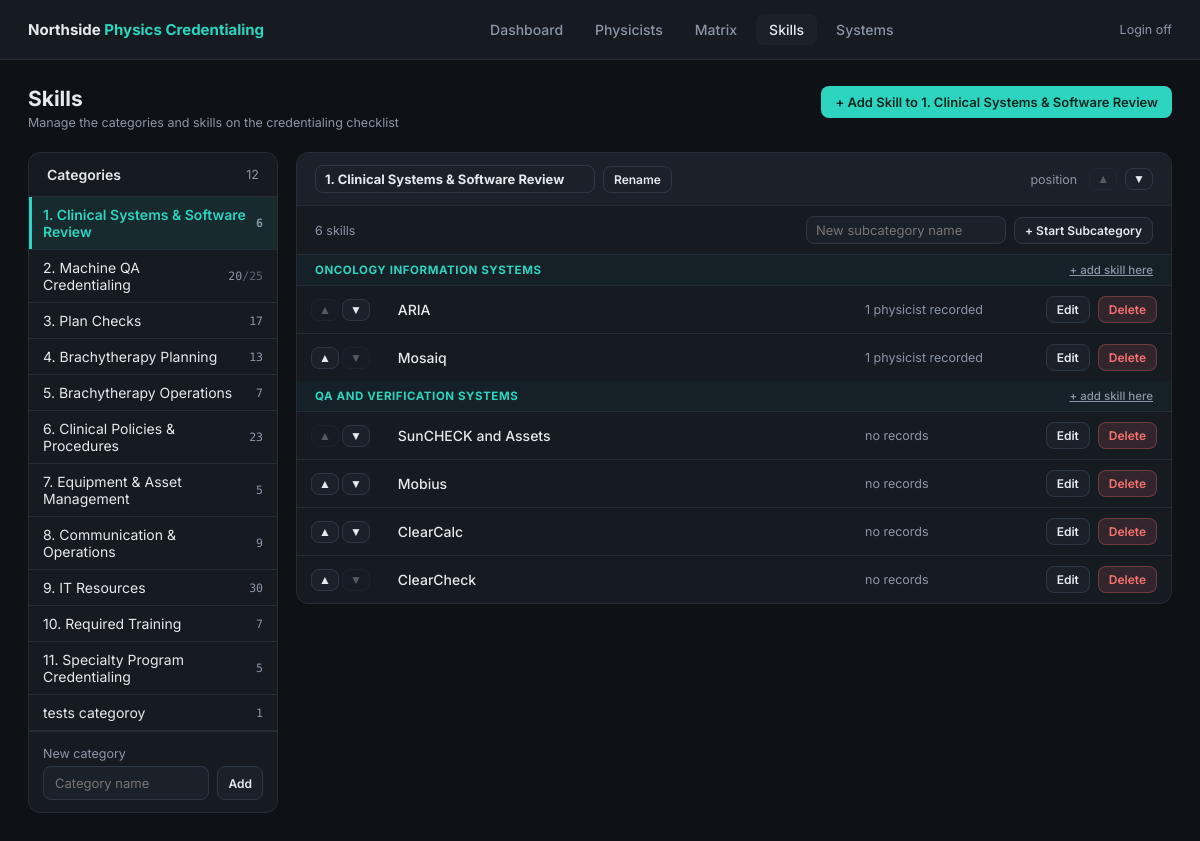
Screenshot of /skills/ with the database file from the repository.
### credentialing/models.py (models this page shows, shortened)
class SkillCategory(models.Model):
    name = models.CharField(max_length=200, unique=True)
    order = models.PositiveIntegerField(default=0)
    class Meta:
        ordering = ['order', 'name']
        verbose_name_plural = 'skill categories'

class Skill(models.Model):
    category = models.ForeignKey(SkillCategory, on_delete=models.CASCADE, related_name='skills')
    subcategory = models.CharField(max_length=200, blank=True,
                                   help_text="Optional grouping within the category (e.g. 'Daily QA', 'HDR Operations')")
    name = models.CharField(max_length=250)
    order = models.PositiveIntegerField(default=0)
    as_applicable = models.BooleanField(
        default=False,
        help_text="Skill only applies to some physicists (e.g. Gamma Knife, MR-Linac)")
    renewal_months = models.PositiveIntegerField(
        null=True, blank=True,
        help_text="If set, the credential expires this many months after completion "
                  "(12 = annual training, 3 = quarterly). Blank = never expires.")
    system_type = models.CharField(
        max_length=10, blank=True, choices=TreatmentSystem.TYPE_CHOICES,
        help_text="If set, this skill is credentialed separately on each active system of "
                  "this type (e.g. once per linac). Blank = a single checkbox.")
    requirement = models.TextField(
        blank=True,
        help_text="Minimum cases, who proctors, and any guidance shown above the checklist "
                  "(e.g. 'Minimum 4 cases: 2 observed, 2 proctored with a senior physicist').")
    min_cases = models.PositiveIntegerField(
        null=True, blank=True,
        help_text="Number of logged cases needed before sign-off. Blank = no case log target.")
    is_active = models.BooleanField(default=True)
    class Meta:
        ordering = ['category__order', 'order', 'name']
        unique_together = [('category', 'subcategory', 'name')]
    @property
    def is_per_system(self):
        return bool(self.system_type)

### credentialing/views.py (the view)
# urls.py: path('skills/', views.skill_list, name='skill_list'),
@admin_required
def skill_list(request):
    show_inactive = request.GET.get('inactive') == '1'
    all_categories = list(SkillCategory.objects.prefetch_related('skills'))
    selected = None
    wanted = request.GET.get('category', '')
    for cat in all_categories:
        if str(cat.pk) == wanted:
            selected = cat
    if selected is None and all_categories:
        selected = all_categories[0]
    sidebar = []
    for cat in all_categories:
        skills = list(cat.skills.all())
        sidebar.append({
            'category': cat,
            'active_count': sum(1 for s in skills if s.is_active),
            'total_count': len(skills),
            'is_selected': selected is not None and cat.pk == selected.pk,
        })
    groups, inactive_count, skill_count = [], 0, 0
    if selected is not None:
        seen = {}
        skills = list(selected.skills.prefetch_related('credentials'))
        for skill in skills:
            if not skill.is_active:
                inactive_count += 1
                if not show_inactive:
                    continue
            skill_count += 1
            key = skill.subcategory
            if key not in seen:
                seen[key] = {'subcategory': key, 'skills': []}
                groups.append(seen[key])
            seen[key]['skills'].append({
                'skill': skill,
                'credential_count': sum(1 for c in skill.credentials.all()
                                        if c.status != 'not_started'),
            })
        for g in groups:
            rows = g['skills']
            for i, row in enumerate(rows):
                row['is_first'] = i == 0
                row['is_last'] = i == len(rows) - 1
    idx = next((i for i, c in enumerate(all_categories) if selected and c.pk == selected.pk), -1)
    return render(request, 'credentialing/skill_list.html', {
        'sidebar': sidebar,
        'selected': selected,
        'selected_is_first': idx == 0,
        'selected_is_last': idx == len(all_categories) - 1,
        'selected_total': len(selected.skills.all()) if selected else 0,
        'groups': groups,
        'skill_count': skill_count,
        'inactive_count': inactive_count,
        'show_inactive': show_inactive,
        'is_admin': True,
    })

### credentialing/views.py (called while the page is built, shortened)
def admin_required(view):
    @wraps(view)
    def wrapper(request, *args, **kwargs):
        if not login_enabled():
            return view(request, *args, **kwargs)
    return wrapper

### credentialing/templates/credentialing/skill_list.html (shortened to what this page needs)
{% extends "credentialing/base.html" %}
{% block content %}
<div class="page-header">
  <div>
    <h1>Skills</h1>
    <p class="text-muted text-sm mt-1">Manage the categories and skills on the credentialing checklist</p>
  </div>
  {% if selected %}<a href="/skills/add/?category={{ selected.pk }}" class="btn btn-primary">+ Add Skill to {{ selected.name }}</a>{% endif %}
</div>
<div class="split">
  <div class="card" style="margin-bottom:0;">
    <div class="card-title">Categories <span class="text-muted text-sm" style="font-weight:400;">{{ sidebar|length }}</span></div>
    <ul class="side-list">
      {% for item in sidebar %}
      <li><a href="/skills/?category={{ item.category.pk }}{% if show_inactive %}&inactive=1{% endif %}" {% if item.is_selected %}class="active"{% endif %}>
        <span>{{ item.category.name }}</span>
        <span class="count">{{ item.active_count }}{% if item.total_count != item.active_count %}<span style="opacity:.6;">/{{ item.total_count }}</span>{% endif %}</span>
      </a></li>
      {% empty %}
      <li class="empty-state" style="padding:14px;">No categories yet.</li>
      {% endfor %}
    </ul>
    <form method="post" action="/skills/categories/add/" style="padding:12px 14px;border-top:1px solid var(--border);">{% csrf_token %}
      <label class="text-muted text-sm">New category</label>
      <div class="flex gap-2" style="margin-top:5px;">
        <input name="name" class="form-control" placeholder="Category name" required>
        <button type="submit" class="btn btn-ghost btn-sm">Add</button>
      </div>
    </form>
  </div>
  <div>
  {% if selected %}
    <div class="card">
      <div class="cat-header flex items-center gap-2" style="justify-content:space-between;flex-wrap:wrap;">
        <form method="post" action="/skills/categories/{{ selected.pk }}/rename/" class="flex items-center gap-2">{% csrf_token %}
          <input name="name" value="{{ selected.name }}" class="form-control" style="width:280px;font-weight:700;padding:5px 9px;" required>
          <button type="submit" class="btn btn-ghost btn-sm">Rename</button>
        </form>
        <div class="flex items-center gap-2">
          <span class="text-muted text-sm" style="font-weight:400;margin-right:4px;">position</span>
          <form method="post" action="/skills/categories/{{ selected.pk }}/move/up/">{% csrf_token %}<button class="btn btn-ghost btn-icon" title="Move category up" {% if selected_is_first %}disabled{% endif %}>&#9650;</button></form>
          <form method="post" action="/skills/categories/{{ selected.pk }}/move/down/">{% csrf_token %}<button class="btn btn-ghost btn-icon" title="Move category down" {% if selected_is_last %}disabled{% endif %}>&#9660;</button></form>
        </div>
      </div>
      <div class="flex items-center gap-2" style="padding:10px 18px;border-bottom:1px solid var(--border);justify-content:space-between;flex-wrap:wrap;">
        <span class="text-muted text-sm">{{ skill_count }} skill{{ skill_count|pluralize }}
        </span>
        <form method="get" action="/skills/add/" class="flex items-center gap-2">
          <input name="subcategory" class="form-control" placeholder="New subcategory name" style="width:200px;padding:5px 9px;" required>
          <button type="submit" class="btn btn-ghost btn-sm">+ Start Subcategory</button>
        </form>
      </div>
      {% for g in groups %}
        {% if g.subcategory %}
        <div class="sub-header flex items-center" style="justify-content:space-between;">
          <span>{{ g.subcategory }}</span>
          <a href="/skills/add/?category={{ selected.pk }}&subcategory={{ g.subcategory|urlencode }}" class="text-muted" style="text-transform:none;letter-spacing:0;font-weight:500;">+ add skill here</a>
        </div>
        {% elif groups|length > 1 %}
        <div class="sub-header" style="color:var(--muted);">General</div>
        {% endif %}
        <div class="table-wrap"><table>
          <tbody>
          {% for row in g.skills %}
            <tr id="skill-{{ row.skill.pk }}" {% if not row.skill.is_active %}style="opacity:.55;"{% endif %}>
              <td style="width:70px;white-space:nowrap;">
                <div class="flex gap-1" style="gap:3px;">
                  <form method="post" action="/skills/{{ row.skill.pk }}/move/up/">{% csrf_token %}<button class="btn btn-ghost btn-icon" title="Move up" {% if row.is_first %}disabled{% endif %}>&#9650;</button></form>
                  <form method="post" action="/skills/{{ row.skill.pk }}/move/down/">{% csrf_token %}<button class="btn btn-ghost btn-icon" title="Move down" {% if row.is_last %}disabled{% endif %}>&#9660;</button></form>
                </div>
              </td>
              <td>
                <span style="font-weight:500;">{{ row.skill.name }}</span>
              </td>
              <td style="width:170px;" class="text-muted text-sm">
                {% if row.credential_count %}{{ row.credential_count }} physicist{{ row.credential_count|pluralize }} recorded{% else %}no records{% endif %}
              </td>
              <td style="width:150px;">
                <div class="flex gap-2" style="justify-content:flex-end;">
                  <a href="/skills/{{ row.skill.pk }}/edit/" class="btn btn-ghost btn-sm">Edit</a>
                  <form method="post" action="/skills/{{ row.skill.pk }}/delete/"
                        onsubmit="return confirm('Delete \'{{ row.skill.name|escapejs }}\'?{% if row.credential_count %}\n\nThis will also erase the credential records of {{ row.credential_count }} physicist{{ row.credential_count|pluralize }} for this skill. To keep that history, edit the skill and untick Active instead.{% endif %}')">
                    <button class="btn btn-danger btn-sm">Delete</button>
                  </form>
                </div>
              </td>
            </tr>
          {% endfor %}
          </tbody>
        </table></div>
      {% endfor %}
    </div>
  {% else %}
    <div class="card"><div class="empty-state" style="text-align:center;padding:2.5rem;">No categories yet — create one on the left to get started.</div></div>
  {% endif %}
  </div>
</div>
{% endblock %}

### credentialing/templates/credentialing/base.html (style rules this page uses)
:root { --bg:#0e1116;--card:#161b22;--card-2:#1b2129;--border:#242c37;--border-2:#2e3844; --text:#e6e9ee;--muted:#8b96a5;--teal:#2dd4bf;--green:#4ade80;--amber:#fbbf24;--red:#f87171; --purple:#a78bfa;--blue:#60a5fa; }
* { margin:0;padding:0;box-sizing:border-box; }
body { background:var(--bg);color:var(--text);font-family:'Inter',sans-serif;font-size:14px; }
a { color:var(--teal); }
.page-header { display:flex;align-items:flex-start;justify-content:space-between;margin-bottom:1.4rem;gap:12px;flex-wrap:wrap; }
h1 { font-size:21px;font-weight:700; }
.text-muted { color:var(--muted); }
.text-sm { font-size:12.5px; }
.mt-1 { margin-top:4px; }
.card { background:var(--card);border:1px solid var(--border);border-radius:12px;margin-bottom:1.2rem;overflow:hidden; }
.card-title { padding:13px 18px;border-bottom:1px solid var(--border);font-weight:600;display:flex;justify-content:space-between;align-items:center; }
.table-wrap { overflow-x:auto; }
table { width:100%;border-collapse:collapse; }
td { padding:10px 14px;border-bottom:1px solid var(--border);vertical-align:middle; }
tr:last-child td { border-bottom:none; }
.btn { display:inline-flex;align-items:center;gap:6px;border:none;border-radius:8px;padding:8px 14px; font-size:13px;font-weight:600;cursor:pointer;text-decoration:none;font-family:inherit; }
.btn-primary { background:var(--teal);color:#06281f; }
.btn-ghost { background:var(--card-2);color:var(--text);border:1px solid var(--border-2); }
.btn-danger { background:rgba(248,113,113,.12);color:var(--red);border:1px solid rgba(248,113,113,.3); }
.btn-sm { padding:5px 10px;font-size:12px; }
.form-control { background:var(--card-2);border:1px solid var(--border-2);border-radius:8px;color:var(--text); padding:8px 11px;font-size:13px;font-family:inherit;outline:none;width:100%; }
.flex { display:flex; }
.items-center { align-items:center; }
.gap-2 { gap:8px; }
.cat-header { padding:12px 18px;background:var(--card-2);font-weight:700;font-size:13.5px;border-bottom:1px solid var(--border); }
.sub-header { padding:8px 18px;color:var(--teal);font-size:11.5px;text-transform:uppercase;letter-spacing:.05em;font-weight:700;border-bottom:1px solid var(--border);background:rgba(45,212,191,.03); }
.split { display:grid;grid-template-columns:250px 1fr;gap:18px;align-items:start; }
.side-list { list-style:none; }
.side-list a { display:flex;justify-content:space-between;align-items:center;gap:8px;padding:9px 14px;color:var(--text);text-decoration:none;border-bottom:1px solid var(--border); }
.side-list a.active { background:rgba(45,212,191,.08);color:var(--teal);font-weight:600;box-shadow:inset 3px 0 0 var(--teal); }
.side-list .count { font-family:'DM Mono',monospace;font-size:11.5px;color:var(--muted); }
.btn-icon { padding:4px 7px;font-size:12px;line-height:1; }
.btn-icon:disabled { opacity:.3;cursor:default; }

### rows the page displays
SkillCategory: name "1. Clinical Systems & Software Review", category.name "1. Clinical Systems & Software Review", active_count "6"
SkillCategory: category.name "2. Machine QA Credentialing", active_count "20", total_count "25"
SkillCategory: category.name "3. Plan Checks", active_count "17"
SkillCategory: category.name "4. Brachytherapy Planning", active_count "13"
SkillCategory: category.name "5. Brachytherapy Operations", active_count "7"
SkillCategory: category.name "6. Clinical Policies & Procedures", active_count "23"
SkillCategory: category.name "7. Equipment & Asset Management", active_count "5"
SkillCategory: category.name "8. Communication & Operations", active_count "9"
SkillCategory: category.name "9. IT Resources", active_count "30"
SkillCategory: category.name "10. Required Training", active_count "7"
SkillCategory: category.name "11. Specialty Program Credentialing", active_count "5"
SkillCategory: category.name "tests categoroy", active_count "1"
Skill: subcategory "ONCOLOGY INFORMATION SYSTEMS", skill.name "ARIA", credential_count "1"
Skill: skill.name "Mosaiq", credential_count "1"
Skill: subcategory "QA AND VERIFICATION SYSTEMS", skill.name "SunCHECK and Assets", shows "no records"
Skill: skill.name "Mobius", shows "no records"
Skill: skill.name "ClearCalc", shows "no records"
Skill: skill.name "ClearCheck", shows "no records"

### other values shown
{{ sidebar|length }} "12"
{{ skill_count }} "6"
